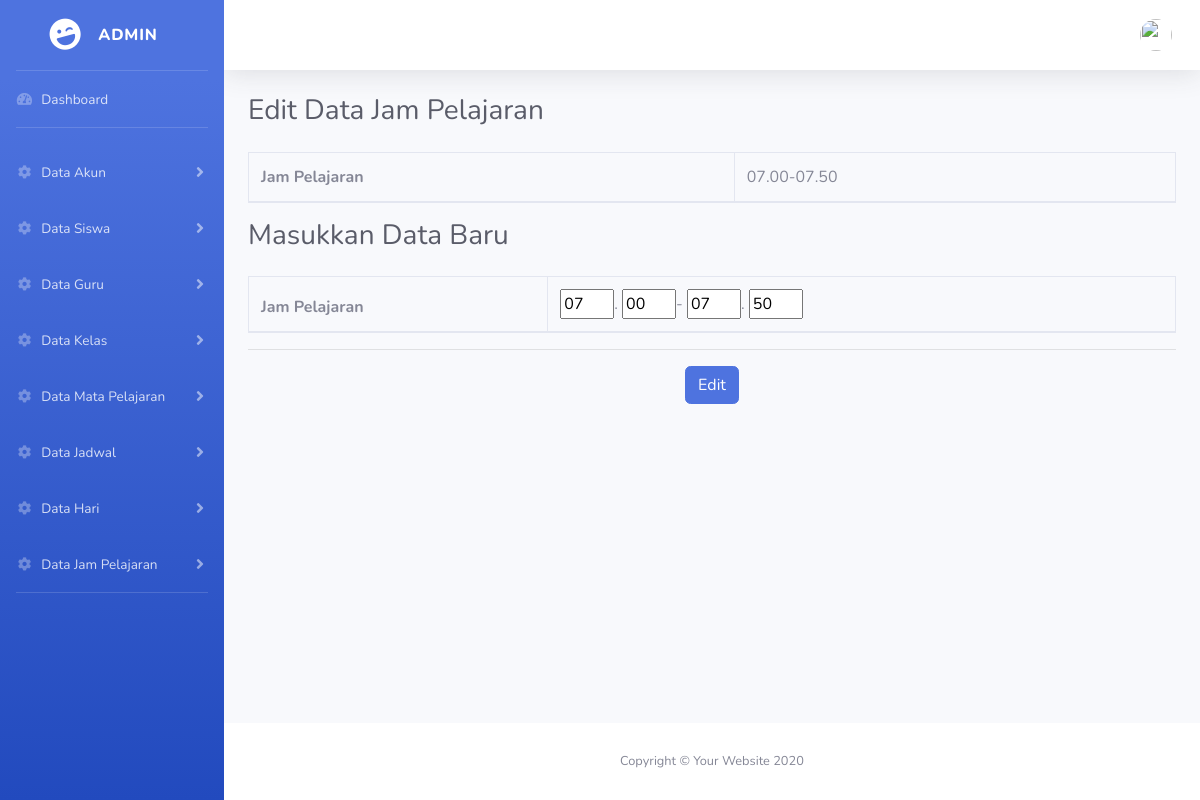
The page /admin/edit_jampel.php?id=1 (signed in) on the database its author committed.
### tables this page shows
CREATE TABLE `jam_pelajaran` (
  `id_jampel` int(11) NOT NULL,
  `jampel` varchar(11) NOT NULL
);

### admin/edit_jampel.php (the view, shortened to what this page needs)
<?php include 'header.php'; ?>
<!DOCTYPE html>
<html lang="en">
<head>
  <link href="../vendor/fontawesome-free/css/all.min.css" rel="stylesheet" type="text/css">
  <link href="../css/sb-admin-2.min.css" rel="stylesheet">
</head>
<body id="page-top">
  <div id="wrapper">
    <div id="content-wrapper" class="d-flex flex-column">
      <div id="content">
        <div class="container-fluid">
            <h1 class="h3 mb-4 text-gray-800">Edit Data Jam Pelajaran</h1>
            <?php
                $id = $_GET['id'];
                $sql = "SELECT * FROM jam_pelajaran WHERE id_jampel='$id'";
                $res = mysqli_query($link,$sql);
                $ketemu = mysqli_num_rows($res);
                if($ketemu){
                    while($data=mysqli_fetch_array($res)){
                        $jam1 = substr("$data[jampel]",0,2);
                        $mnt1 = substr("$data[jampel]",3,2);
                        $jam2 = substr("$data[jampel]",6,2);
                        $mnt2 = substr("$data[jampel]",9,2);
                        ?>
                        <form method="POST" action="proses_edit_jampel.php" name="fedit" onsubmit="return validateDurasi();">
                            <div class="table-responsive">
                                <table class="table table-bordered" id="dataTable" width="50%" cellspacing="0">
                                    <thead>
                                        <tr><th>Jam Pelajaran</th> <td><?php echo "$data[jampel]"; ?></td></tr>
                                    </thead>
                                </table>
                                <h2 class="h3 mb-4 text-gray-800">Masukkan Data Baru</h2>
                                <table class="table table-bordered" id="dataTable" width="50%" cellspacing="0">
                                <thead>
                                    <tr><th>Jam Pelajaran</th>
                                    <td>
                                        <?php echo "<input type ='number' id='jam1' name='jam1' min='0' max='23' value='$jam1' required autocomplete='off'>."; ?>
                                        <?php echo "<input type ='number' id='mnt1' name='mnt1' min='0' max='59' value='$mnt1' required autocomplete='off'>-"; ?>
                                        <?php echo "<input type ='number' id='jam2' name='jam2' min='0' max='23' value='$jam2' required autocomplete='off'>."; ?>
                                        <?php echo "<input type ='number' id='mnt2' name='mnt2' min='0' max='59' value='$mnt2' required autocomplete='off'>"; ?>
                                    </td></tr>
                                </thead>
                                </table>
                                <hr><center><input type='submit' class="btn btn-primary" name='btn_submit' value='Edit'></center>
                            </div>
                        </form>
                    <?php
                    }
                }
            ?>
        </div>
      </div>
    </div>
  </div>
</body>
</html>

### rows shown on the page
jam_pelajaran: jampel "07.00-07.50", jam1 "07", mnt1 "00", jam2 "07", mnt2 "50"
